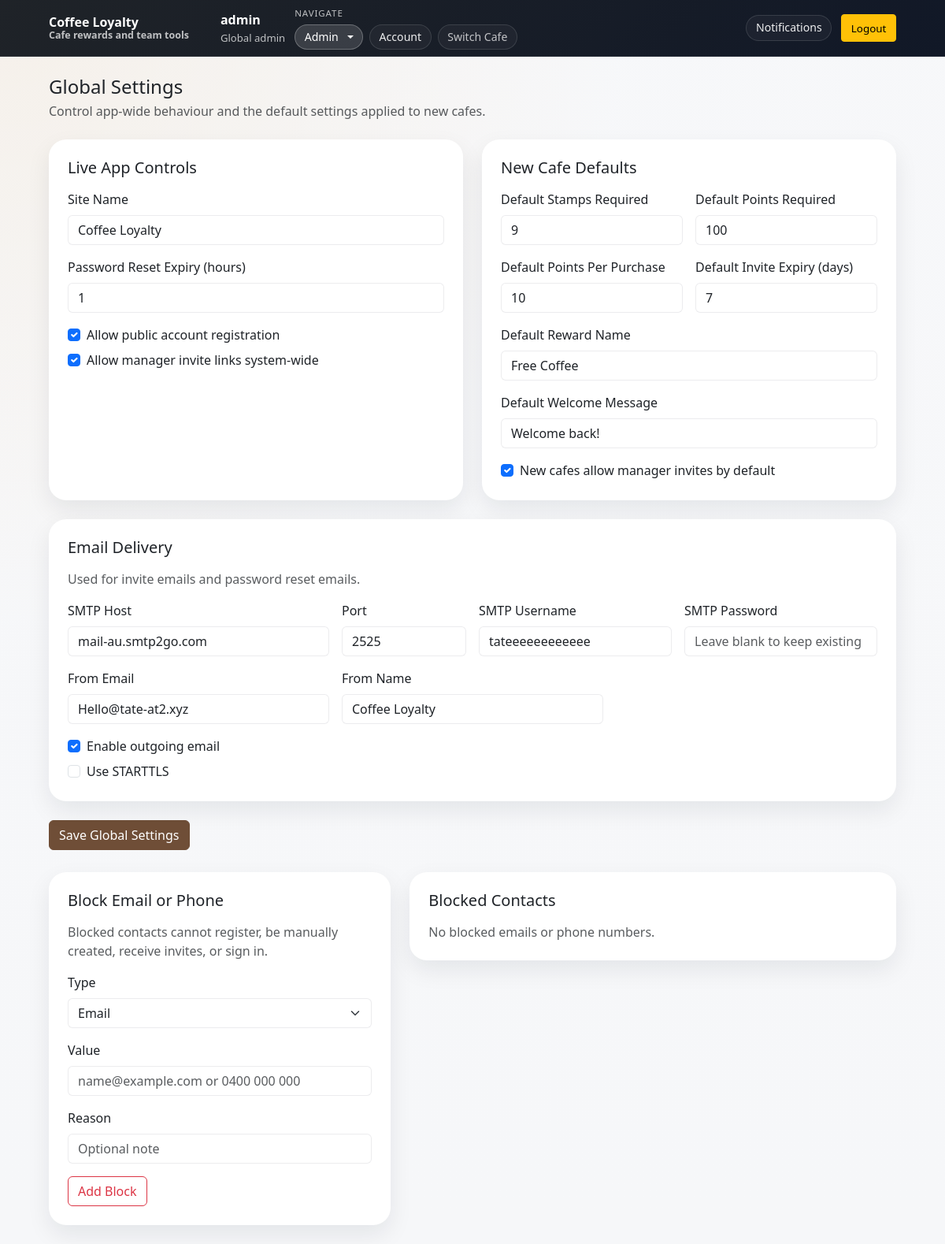
The app's page /admin/settings (signed in) with its own data.
### models.py (models this page shows)
class GlobalSettings(db.Model):
    __tablename__ = "global_settings"
    id = db.Column(db.Integer, primary_key=True, default=1)
    site_name = db.Column(db.String(120), nullable=False, default="Coffee Loyalty")
    allow_public_registration = db.Column(db.Boolean, nullable=False, default=True)
    allow_global_manager_invites = db.Column(db.Boolean, nullable=False, default=True)
    password_reset_expiry_hours = db.Column(db.Integer, nullable=False, default=1)
    default_stamps_required = db.Column(db.Integer, nullable=False, default=9)
    default_points_required = db.Column(db.Integer, nullable=False, default=100)
    default_points_per_purchase = db.Column(db.Integer, nullable=False, default=10)
    default_reward_name = db.Column(db.String(80), nullable=False, default="Free Coffee")
    default_welcome_message = db.Column(db.String(255), nullable=False, default="Welcome back!")
    default_invite_expiry_days = db.Column(db.Integer, nullable=False, default=7)
    default_allow_manager_invites = db.Column(db.Boolean, nullable=False, default=True)
    updated_at = db.Column(db.DateTime, nullable=False, default=datetime.utcnow, onupdate=datetime.utcnow)

class User(db.Model):
    __tablename__ = "users"
    id = db.Column(db.Integer, primary_key=True)
    username = db.Column(db.String(40), unique=True, nullable=False, index=True)
    email = db.Column(db.String(255), unique=True, nullable=False, index=True)
    password_hash = db.Column(db.String(255), nullable=False)
    pending_email = db.Column(db.String(255), nullable=True)
    email_verified_at = db.Column(db.DateTime, nullable=True)
    requires_password_setup = db.Column(db.Boolean, nullable=False, default=False)
    requires_email_verification = db.Column(db.Boolean, nullable=False, default=False)
    is_active = db.Column(db.Boolean, nullable=False, default=True)
    is_global_admin = db.Column(db.Boolean, nullable=False, default=False)
    qr_token = db.Column(
        db.String(64),
        unique=True,
        nullable=False,
        default=lambda: secrets.token_urlsafe(32),
    )
    created_at = db.Column(db.DateTime, nullable=False, default=datetime.utcnow)
    memberships = db.relationship(
        "CafeMember",
        back_populates="user",
        cascade="all, delete-orphan",
    )
    loyalty_cards = db.relationship(
        "LoyaltyCard",
        back_populates="user",
        cascade="all, delete-orphan",
    )
    notifications = db.relationship(
        "Notification",
        back_populates="user",
        cascade="all, delete-orphan",
    )
    password_reset_tokens = db.relationship(
        "PasswordResetToken",
        back_populates="user",
        cascade="all, delete-orphan",
    )
    activity_as_actor = db.relationship(
        "ActivityLog",
        foreign_keys="ActivityLog.actor_user_id",
        back_populates="actor_user",
        cascade="all, delete-orphan",
    )
    activity_as_target = db.relationship(
        "ActivityLog",
        foreign_keys="ActivityLog.target_user_id",
        back_populates="target_user",
        cascade="all, delete-orphan",
    )

class EmailSettings(db.Model):
    __tablename__ = "email_settings"
    id = db.Column(db.Integer, primary_key=True, default=1)
    is_enabled = db.Column(db.Boolean, nullable=False, default=False)
    smtp_host = db.Column(db.String(255), nullable=True)
    smtp_port = db.Column(db.Integer, nullable=False, default=587)
    smtp_username = db.Column(db.String(255), nullable=True)
    smtp_password = db.Column(db.String(255), nullable=True)
    from_email = db.Column(db.String(255), nullable=True)
    from_name = db.Column(db.String(120), nullable=False, default="Coffee Loyalty")
    use_tls = db.Column(db.Boolean, nullable=False, default=True)
    updated_at = db.Column(db.DateTime, nullable=False, default=datetime.utcnow, onupdate=datetime.utcnow)

### app.py (the view, shortened to what this page needs)
    @app.route("/admin/settings", methods=["GET", "POST"])
    @require_login
    @require_global_admin
    def admin_global_settings():
        settings = ensure_global_settings()
        email_settings = ensure_email_settings()
        blocked_contacts = BlockedContact.query.order_by(BlockedContact.created_at.desc()).all()
        return render_template("admin_global_settings.html", settings=settings, email_settings=email_settings, blocked_contacts=blocked_contacts)

### templates/admin_global_settings.html (shortened to what this page needs)
{% extends "base.html" %}
{% block content %}
<div class="mb-4">
  <h1 class="h4 mb-1">Global Settings</h1>
  <p class="text-muted mb-0">
    Control app-wide behaviour and the default settings applied to new cafes.
  </p>
</div>
<form method="post" action="{{ url_for('admin_global_settings') }}">
  <div class="row g-4">
    <div class="col-12 col-lg-6">
      <div class="card border-0 shadow-sm h-100">
        <div class="card-body p-4">
          <h2 class="h5 mb-3">Live App Controls</h2>
          <div class="mb-3">
            <label class="form-label">Site Name</label>
            <input class="form-control" name="site_name" value="{{ settings.site_name }}" required>
          </div>
          <div class="mb-3">
            <label class="form-label">Password Reset Expiry (hours)</label>
            <input type="number" class="form-control" name="password_reset_expiry_hours" min="1" value="{{ settings.password_reset_expiry_hours }}">
          </div>
          <div class="form-check mb-2">
            <input class="form-check-input" type="checkbox" name="allow_public_registration" id="allow_public_registration" {% if settings.allow_public_registration %}checked{% endif %}>
            <label class="form-check-label" for="allow_public_registration">Allow public account registration</label>
          </div>
          <div class="form-check">
            <input class="form-check-input" type="checkbox" name="allow_global_manager_invites" id="allow_global_manager_invites" {% if settings.allow_global_manager_invites %}checked{% endif %}>
            <label class="form-check-label" for="allow_global_manager_invites">Allow manager invite links system-wide</label>
          </div>
        </div>
      </div>
    </div>
    <div class="col-12 col-lg-6">
      <div class="card border-0 shadow-sm h-100">
        <div class="card-body p-4">
          <h2 class="h5 mb-3">New Cafe Defaults</h2>
          <div class="row g-3">
            <div class="col-sm-6">
              <label class="form-label">Default Stamps Required</label>
              <input type="number" class="form-control" name="default_stamps_required" min="1" value="{{ settings.default_stamps_required }}">
            </div>
            <div class="col-sm-6">
              <label class="form-label">Default Points Required</label>
              <input type="number" class="form-control" name="default_points_required" min="1" value="{{ settings.default_points_required }}">
            </div>
            <div class="col-sm-6">
              <label class="form-label">Default Points Per Purchase</label>
              <input type="number" class="form-control" name="default_points_per_purchase" min="1" value="{{ settings.default_points_per_purchase }}">
            </div>
            <div class="col-sm-6">
              <label class="form-label">Default Invite Expiry (days)</label>
              <input type="number" class="form-control" name="default_invite_expiry_days" min="1" value="{{ settings.default_invite_expiry_days }}">
            </div>
          </div>
          <div class="mt-3">
            <label class="form-label">Default Reward Name</label>
            <input class="form-control" name="default_reward_name" value="{{ settings.default_reward_name }}" required>
          </div>
          <div class="mt-3">
            <label class="form-label">Default Welcome Message</label>
            <input class="form-control" name="default_welcome_message" value="{{ settings.default_welcome_message }}" required>
          </div>
          <div class="form-check mt-3">
            <input class="form-check-input" type="checkbox" name="default_allow_manager_invites" id="default_allow_manager_invites" {% if settings.default_allow_manager_invites %}checked{% endif %}>
            <label class="form-check-label" for="default_allow_manager_invites">New cafes allow manager invites by default</label>
          </div>
        </div>
      </div>
    </div>
    <div class="col-12">
      <div class="card border-0 shadow-sm">
        <div class="card-body p-4">
          <h2 class="h5 mb-3">Email Delivery</h2>
          <p class="text-muted">
            Used for invite emails and password reset emails.
          </p>
          <div class="row g-3">
            <div class="col-md-4">
              <label class="form-label">SMTP Host</label>
              <input class="form-control" name="smtp_host" value="{{ email_settings.smtp_host or '' }}" placeholder="smtp.example.com">
            </div>
            <div class="col-md-2">
              <label class="form-label">Port</label>
              <input type="number" class="form-control" name="smtp_port" min="1" value="{{ email_settings.smtp_port }}">
            </div>
            <div class="col-md-3">
              <label class="form-label">SMTP Username</label>
              <input class="form-control" name="smtp_username" value="{{ email_settings.smtp_username or '' }}">
            </div>
            <div class="col-md-3">
              <label class="form-label">SMTP Password</label>
              <input type="password" class="form-control" name="smtp_password" placeholder="Leave blank to keep existing">
            </div>
            <div class="col-md-4">
              <label class="form-label">From Email</label>
              <input type="email" class="form-control" name="from_email" value="{{ email_settings.from_email or '' }}" placeholder="noreply@example.com">
            </div>
            <div class="col-md-4">
              <label class="form-label">From Name</label>
              <input class="form-control" name="from_name" value="{{ email_settings.from_name }}">
            </div>
          </div>
          <div class="form-check mt-3">
            <input class="form-check-input" type="checkbox" name="email_is_enabled" id="email_is_enabled" {% if email_settings.is_enabled %}checked{% endif %}>
            <label class="form-check-label" for="email_is_enabled">Enable outgoing email</label>
          </div>
          <div class="form-check mt-2">
            <input class="form-check-input" type="checkbox" name="email_use_tls" id="email_use_tls" {% if email_settings.use_tls %}checked{% endif %}>
            <label class="form-check-label" for="email_use_tls">Use STARTTLS</label>
          </div>
        </div>
      </div>
    </div>
  </div>
  <div class="mt-4">
    <button class="btn btn-primary" type="submit">Save Global Settings</button>
  </div>
</form>
<div class="row g-4 mt-1">
  <div class="col-12 col-lg-5">
    <div class="card border-0 shadow-sm">
      <div class="card-body p-4">
        <h2 class="h5 mb-3">Block Email or Phone</h2>
        <p class="text-muted">Blocked contacts cannot register, be manually created, receive invites, or sign in.</p>
        <form method="post" action="{{ url_for('admin_add_blocked_contact') }}">
          <div class="mb-3">
            <label class="form-label">Type</label>
            <select class="form-select" name="block_type" required>
              <option value="email">Email</option>
            </select>
          </div>
          <div class="mb-3">
            <label class="form-label">Value</label>
            <input class="form-control" name="raw_value" placeholder="name@example.com or 0400 000 000" required>
          </div>
          <div class="mb-3">
            <label class="form-label">Reason</label>
            <input class="form-control" name="note" placeholder="Optional note">
          </div>
          <button class="btn btn-outline-danger" type="submit">Add Block</button>
        </form>
      </div>
    </div>
  </div>
  <div class="col-12 col-lg-7">
    <div class="card border-0 shadow-sm">
      <div class="card-body p-4">
        <h2 class="h5 mb-3">Blocked Contacts</h2>
        {% if blocked_contacts %}
          <div class="table-responsive">
            <table class="table table-sm align-middle mb-0">
              <thead>
                <tr>
                  <th>Type</th>
                  <th>Value</th>
                  <th>Reason</th>
                  <th></th>
                </tr>
              </thead>
              <tbody>
                {% for blocked in blocked_contacts %}
                  <tr>
                    <td><span class="badge bg-dark">{{ blocked.block_type }}</span></td>
                    <td>{{ blocked.raw_value }}</td>
                    <td>{{ blocked.note or 'No note' }}</td>
                    <td class="text-end">
                      <form method="post" action="{{ url_for('admin_delete_blocked_contact') }}" class="m-0">
                        <input type="hidden" name="csrf_token" value="{{ csrf_token }}">
                        <input type="hidden" name="blocked_id" value="{{ blocked.id }}">
                        <button class="btn btn-sm btn-outline-secondary" type="submit">Remove</button>
                      </form>
                    </td>
                  </tr>
                {% endfor %}
              </tbody>
            </table>
          </div>
        {% else %}
          <p class="text-muted mb-0">No blocked emails or phone numbers.</p>
        {% endif %}
      </div>
    </div>
  </div>
</div>
{% endblock %}

### templates/base.html (shortened to what this page needs)
<!doctype html>
<html lang="en">
<head>
<link href="https://cdn.jsdelivr.net/npm/bootstrap@5.3.3/dist/css/bootstrap.min.css" rel="stylesheet">
</head>
<body class="theme-{{ active_cafe.theme_mode if active_cafe else 'light' }} card-{{ active_cafe.card_style if active_cafe else 'rounded' }}">
<nav class="navbar navbar-expand-lg navbar-dark sticky-top">
<div class="container main-container">
<a class="navbar-brand fw-semibold" href="{{ url_for('index') }}">
<span class="brand-copy">
<span class="brand-title">{{ active_cafe.name if active_cafe else (global_settings.site_name if global_settings else 'Coffee Loyalty') }}</span>
<span class="brand-subtitle">
{% if active_cafe %}
Loyalty and staff hub
{% else %}
Cafe rewards and team tools
{% endif %}
</span>
</span>
</a>
<div class="collapse navbar-collapse" id="navMenu">
<div class="nav-layout ms-lg-4">
{% if me %}
<div class="nav-cluster">
<div class="nav-status" aria-label="Current account">
<strong>{{ me.username }}</strong>
<span>
{% if me_is_admin %}
Global admin
{% elif me_membership %}
{{ 'Cafe Owner' if me_membership.role == 'owner' else me_membership.role|capitalize }} at {{ active_cafe.name if active_cafe else 'selected cafe' }}
{% elif active_cafe %}
Customer at {{ active_cafe.name }}
{% else %}
Signed in
{% endif %}
</span>
</div>
<div class="nav-stack" aria-label="Workspace navigation">
<div class="nav-group-label">Navigate</div>
<div class="nav-menu-group">
{% if me_is_admin %}
<div class="dropdown">
<button class="nav-chip nav-dropdown-toggle dropdown-toggle {% if request.endpoint in ['admin_create_cafe', 'admin_users', 'admin_global_settings', 'admin_cafes'] %}active{% endif %}"
type="button"
data-bs-toggle="dropdown"
aria-expanded="false">
Admin
</button>
</div>
{% endif %}
<a class="nav-chip {% if request.endpoint == 'account' %}active{% endif %}"
href="{{ url_for('account') }}"
aria-current="{% if request.endpoint == 'account' %}page{% endif %}">
Account
</a>
<a class="nav-chip nav-chip-muted {% if request.endpoint == 'select_cafe' %}active{% endif %}"
href="{{ url_for('select_cafe') }}"
aria-current="{% if request.endpoint == 'select_cafe' %}page{% endif %}">
Switch Cafe
</a>
</div>
</div>
</div>
<div class="nav-cluster justify-content-lg-end">
<div class="dropdown">
<button class="nav-chip nav-dropdown-toggle {% if unread_notifications %}active{% endif %}"
type="button"
data-bs-toggle="dropdown"
aria-expanded="false"
aria-label="Notifications">
Notifications
</button>
</div>
<form method="post"
action="{{ url_for('logout') }}"
class="m-0">
<button class="btn btn-warning btn-sm">Logout</button>
</form>
</div>
{% endif %}
</div>
</div>
</div>
</nav>
<main class="container main-container py-4" id="main-content" tabindex="-1">
{% block content %}{% endblock %}
</main>
</body>
</html>

### records on screen
GlobalSettings: site_name "Coffee Loyalty", password_reset_expiry_hours "1", allow_public_registration "☑", allow_global_manager_invites "☑", default_stamps_required "9", default_points_required "100", default_points_per_purchase "10", default_invite_expiry_days "7", default_reward_name "Free Coffee", default_welcome_message "Welcome back!", default_allow_manager_invites "☑"
User: username "admin"
EmailSettings: smtp_host "mail-au.smtp2go.com", smtp_port "2525", smtp_username "tateeeeeeeeeeee", from_email "Hello@tate-at2.xyz", from_name "Coffee Loyalty", is_enabled "☑"
